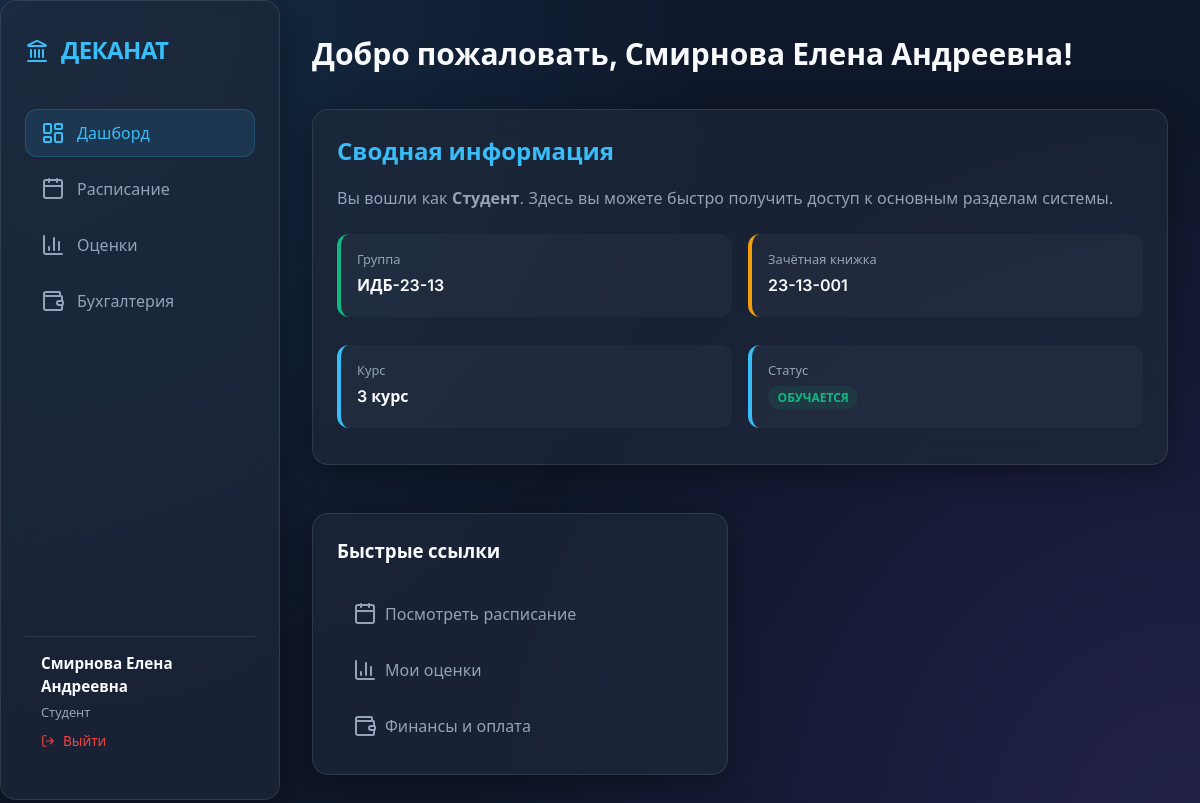
/dashboard (signed in), run on the app's committed database.
### tables this page shows
CREATE TABLE students (
                    id INTEGER PRIMARY KEY AUTOINCREMENT,
                    full_name TEXT NOT NULL,
                    study_group TEXT NOT NULL,
                    record_book TEXT UNIQUE,
                    course INTEGER,
                    program TEXT,
                    study_form TEXT,
                    funding TEXT,
                    status TEXT
                );

### app.py (the view)
@app.route('/')
@app.route('/dashboard')
def dashboard():
    user = session['user']
    student_info = None
    if user['role'] == 'student' and user['student_id']:
        students = db.get_students()
        student_info = next((s for s in students if s['id'] == user['student_id']), None)
    return render_template('dashboard.html', student=student_info)

### app.py (called while the page is built)
@app.context_processor
def inject_globals():
    user = None
    if 'user' in session:
        user = session['user']
    return dict(
        role_labels=ROLE_LABELS,
        current_user=user,
        rbac=rbac,
        format_name=format_name_initials
    )

@app.before_request
def require_login():
    exempt_routes = ['login', 'static']
    if request.endpoint not in exempt_routes and 'user' not in session:
        return redirect(url_for('login'))

### services/database.py (called while the page is built)
    def get_connection(self):
        return sqlite3.connect(self.db_path)

    def get_students(self):
        with self.get_connection() as conn:
            conn.row_factory = sqlite3.Row
            return [dict(row) for row in conn.execute("SELECT * FROM students").fetchall()]

### services/rbac.py (called while the page is built)
    def can_open_section(self, role: str, resource: str) -> bool:
        actions = ACL.get(resource, {})
        return any(role in allowed_roles for allowed_roles in actions.values())

    def allowed_menu(self, role: str) -> list[dict[str, str]]:
        return [item for item in MENU_SECTIONS if self.can_open_section(role, item["resource"])]

### templates/dashboard.html (shortened to what this page needs)
{% extends "base.html" %}
{% block content %}
<div class="header">
    <h1 class="page-title">Добро пожаловать, {{ current_user.full_name }}!</h1>
</div>
<div class="grid" style="display: grid; grid-template-columns: repeat(auto-fit, minmax(300px, 1fr)); gap: 1.5rem;">
    <div class="card glass" style="grid-column: span 2;">
        <h2 style="margin-bottom: 1rem; color: var(--accent-color);">Сводная информация</h2>
        <p style="color: var(--text-secondary); margin-bottom: 1.5rem;">Вы вошли как <strong>{{ role_labels.get(current_user.role) }}</strong>. Здесь вы можете быстро получить доступ к основным разделам системы.</p>
        {% if current_user.role == 'student' and student %}
        <div style="display: grid; grid-template-columns: 1fr 1fr; gap: 1rem;">
            <div class="lesson-item" style="border-left-color: var(--success-color);">
                <div class="user-role">Группа</div>
                <div class="lesson-name">{{ student.study_group }}</div>
            </div>
            <div class="lesson-item" style="border-left-color: var(--warning-color);">
                <div class="user-role">Зачётная книжка</div>
                <div class="lesson-name">{{ student.record_book }}</div>
            </div>
            <div class="lesson-item">
                <div class="user-role">Курс</div>
                <div class="lesson-name">{{ student.course }} курс</div>
            </div>
            <div class="lesson-item">
                <div class="user-role">Статус</div>
                <div class="lesson-name"><span class="badge badge-success">{{ student.status }}</span></div>
            </div>
        </div>
        {% endif %}
    </div>
    <div class="card glass">
        <h3 style="margin-bottom: 1.5rem;">Быстрые ссылки</h3>
        <div class="nav-links">
            <li class="nav-item">
                <a href="{{ url_for('schedule') }}" style="display: flex; align-items: center; gap: 0.5rem;">
                    <i data-lucide="calendar"></i> Посмотреть расписание
                </a>
            </li>
            {% if current_user.role == 'student' %}
            <li class="nav-item">
                <a href="{{ url_for('grades') }}" style="display: flex; align-items: center; gap: 0.5rem;">
                    <i data-lucide="bar-chart-3"></i> Мои оценки
                </a>
            </li>
            <li class="nav-item">
                <a href="{{ url_for('finance') }}" style="display: flex; align-items: center; gap: 0.5rem;">
                    <i data-lucide="wallet"></i> Финансы и оплата
                </a>
            </li>
            {% endif %}
        </div>
    </div>
</div>
{% endblock %}

### templates/base.html (shortened to what this page needs)
<!DOCTYPE html>
<html lang="ru">
<head>
    <link rel="stylesheet" href="{{ url_for('static', filename='css/style.css') }}">
</head>
<body>
    <div class="app-container">
        <aside class="sidebar glass">
            <div class="logo">
                <i data-lucide="landmark" class="logo-icon"></i>
                <span>ДЕКАНАТ</span>
            </div>
            <nav class="nav-links">
                {% set menu = rbac.allowed_menu(current_user.role) %}
                <li class="nav-item {{ 'active' if request.endpoint == 'dashboard' }}">
                    <a href="{{ url_for('dashboard') }}">
                        <i data-lucide="layout-dashboard"></i>
                        Дашборд
                    </a>
                </li>
                {% for item in menu %}
                <li class="nav-item {{ 'active' if request.endpoint == item.resource }}">
                    <a href="{{ url_for(item.resource) }}">
                        {% if item.resource == 'schedule' %}
                            <i data-lucide="calendar"></i>
                        {% elif item.resource == 'grades' %}
                            <i data-lucide="bar-chart-3"></i>
                        {% elif item.resource == 'students' %}
                            <i data-lucide="graduation-cap"></i>
                        {% elif item.resource == 'teachers' %}
                            <i data-lucide="users"></i>
                        {% elif item.resource == 'finance' %}
                            <i data-lucide="wallet"></i>
                        {% elif item.resource == 'users' %}
                            <i data-lucide="settings"></i>
                        {% endif %}
                        {{ item.title }}
                    </a>
                </li>
                {% endfor %}
            </nav>
            <div class="user-profile">
                <div class="user-info">
                    <span class="user-name">{{ current_user.full_name }}</span>
                    <span class="user-role">{{ role_labels.get(current_user.role, current_user.role) }}</span>
                </div>
                <a href="{{ url_for('logout') }}" style="color: var(--error-color); text-decoration: none; font-size: 0.85rem; margin-top: 0.5rem; display: flex; align-items: center; gap: 0.5rem;">
                    <i data-lucide="log-out" style="width: 14px; height: 14px;"></i>
                    Выйти
                </a>
            </div>
        </aside>
        <main class="main-content">
            {% block content %}{% endblock %}
        </main>
    </div>
</body>
</html>

### static/css/style.css (style rules this page uses)
:root { --bg-color: #0f172a; --card-bg: rgba(30, 41, 59, 0.7); --accent-color: #38bdf8; --accent-hover: #0ea5e9; --text-primary: #f8fafc; --text-secondary: #94a3b8; --border-color: rgba(255, 255, 255, 0.1); --success-color: #10b981; --error-color: #ef4444; --warning-color: #f59e0b; --glass-blur: blur(12px); }
* { margin: 0; padding: 0; box-sizing: border-box; }
body { font-family: 'Inter', system-ui, -apple-system, sans-serif; background-color: var(--bg-color); color: var(--text-primary); line-height: 1.5; overflow-x: hidden; background-image: radial-gradient(circle at 0% 0%, rgba(56, 189, 248, 0.15) 0%, transparent 50%), radial-gradient(circle at 100% 100%, rgba(139, 92, 246, 0.15) 0%, transparent 50%); background-attachment: fixed; }
.glass { background: var(--card-bg); backdrop-filter: var(--glass-blur); -webkit-backdrop-filter: var(--glass-blur); border: 1px solid var(--border-color); border-radius: 16px; box-shadow: 0 8px 32px 0 rgba(0, 0, 0, 0.37); }
.app-container { display: flex; min-height: 100vh; }
.sidebar { width: 280px; height: 100vh; position: fixed; padding: 2rem 1.5rem; display: flex; flex-direction: column; z-index: 100; }
.main-content { flex: 1; margin-left: 280px; padding: 2rem; }
.logo { font-size: 1.5rem; font-weight: 800; color: var(--accent-color); margin-bottom: 2.5rem; letter-spacing: -0.025em; display: flex; align-items: center; gap: 0.75rem; }
.nav-links { list-style: none; display: flex; flex-direction: column; gap: 0.5rem; }
.nav-item a { text-decoration: none; color: var(--text-secondary); padding: 0.75rem 1rem; border-radius: 12px; display: flex; align-items: center; gap: 0.75rem; transition: all 0.2s ease; font-weight: 500; }
.nav-item a:hover, .nav-item.active a { background: rgba(56, 189, 248, 0.1); color: var(--accent-color); }
.nav-item.active a { box-shadow: inset 0 0 0 1px rgba(56, 189, 248, 0.2); }
.user-profile { margin-top: auto; padding: 1rem; border-top: 1px solid var(--border-color); }
.user-name { display: block; font-weight: 600; font-size: 0.95rem; }
.user-role { font-size: 0.8rem; color: var(--text-secondary); }
.header { display: flex; justify-content: space-between; align-items: center; margin-bottom: 2rem; }
.page-title { font-size: 1.875rem; font-weight: 700; }
.card { padding: 1.5rem; margin-bottom: 1.5rem; }
.badge { padding: 0.25rem 0.6rem; border-radius: 9999px; font-size: 0.75rem; font-weight: 600; text-transform: uppercase; }
.badge-success { background: rgba(16, 185, 129, 0.1); color: var(--success-color); }
.lesson-item { padding: 1rem; border-radius: 12px; background: rgba(255, 255, 255, 0.03); margin-bottom: 0.75rem; border-left: 4px solid var(--accent-color); }
.lesson-name { font-weight: 600; margin: 0.25rem 0; }
.card, .main-content { animation: fadeIn 0.4s ease-out; }

### data on the page
students: full_name "Смирнова Елена Андреевна", study_group "ИДБ-23-13", record_book "23-13-001", course "3", status "ОБУЧАЕТСЯ"

### other printed values
{{ item.title }} "Расписание" "Оценки" "Бухгалтерия"
{{ role_labels.get(current_user.role, current_user.role) }} "Студент"
{{ role_labels.get(current_user.role) }} "Студент"
